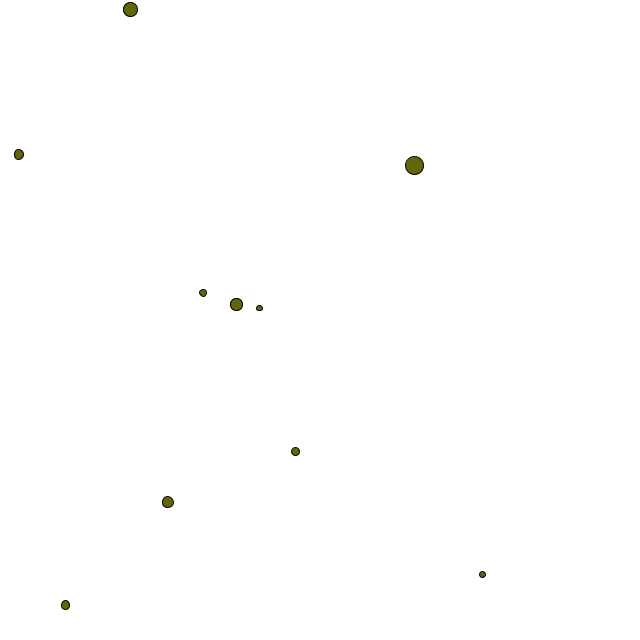
Frame 1 (no input)
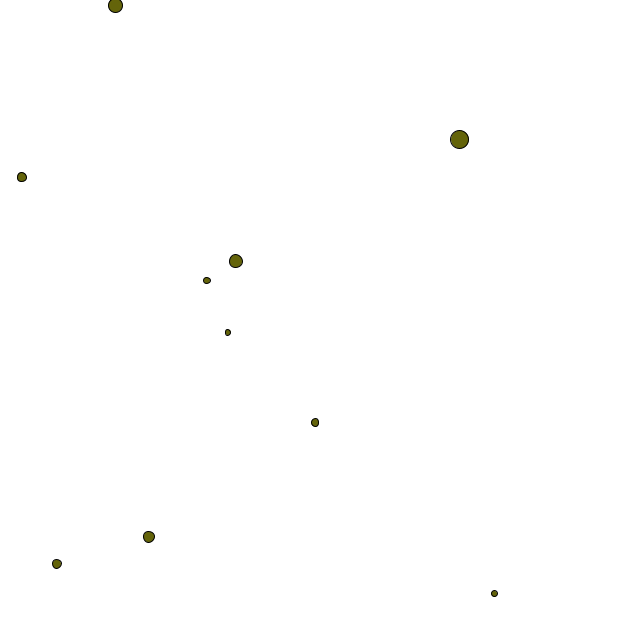
Frame 60 (the mouse pressed at the canvas centre just before this capture)
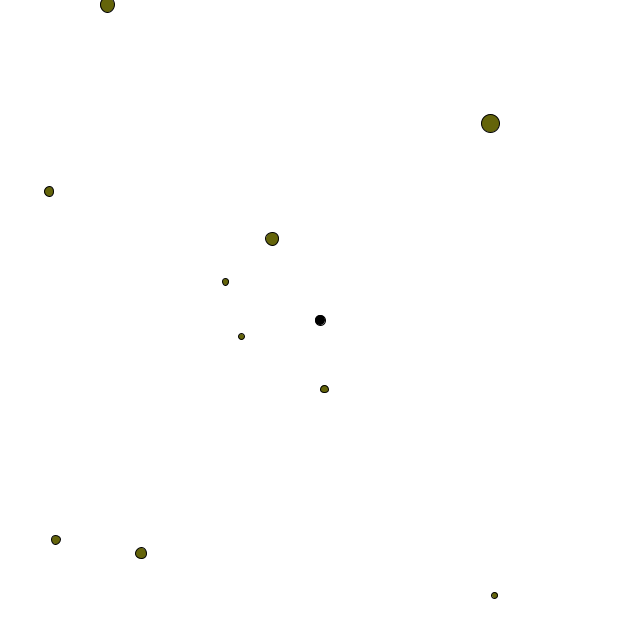
Frame 120 (the mouse held since frame 60 and released just before this capture)

The Processing sketch that drew these frames (run headless with seeded random() and noise(); from frame 60 on, the mouse is pressed at the canvas centre):

// Processing sketch: FunStuff
// ── FunStuff.pde
class BlackHole {
  PVector location;
  BlackHole(float x, float y) {
    location = new PVector(x,y);
  }
 
  void attract(Population p) {
    for(Thing a : p.things) {
        float dist = PVector.dist(location, a.location);
        dist = dist < 0.001 ? 0.001 : dist;
        float G = 10 / (dist * dist);
       a.applyForce(PVector.mult(PVector.sub(location, a.location),G)); 
    }
  }
  
  void draw() {
    fill(0);
    rectMode(CENTER);
    ellipse(location.x, location.y, 10, 10);
  }
  
  void consume(Population p) {
  }
}

class Population {
  ArrayList<Thing> things;
  Population(ArrayList<Thing> things) {
    this.things = things;
  }



  void draw() {
    for (Thing example : things) {
      example.draw();
    }
  }


  void update() {
    for (Thing example : things) {
      example.update();
      
      for(Thing other : things) {
        if(PVector.dist(other.location, example.location) < example.mass/2 + other.mass/2) {
          other.applyForce(PVector.sub(other.location, example.location));
        }
      }
      
    }
    //applyRandomForces();
  }



  void applyRandomForces() {
    for (Thing example : things) {
      example.applyForce(new PVector(random(-1, 1), random(-1, 1)));
    }
  }
}

class Thing {
  PVector location;
  PVector velocity;
  PVector acceleration;
  float mass;

  Thing(float x, float y) {
    location = new PVector(x, y);
    velocity = new PVector(random(-1, 1), random(-1, 1));
    acceleration = new PVector(0, 0);
    mass = random(5, 20);
  }

  void draw() {
    fill(100, 100, 10);
    rectMode(CENTER);
    ellipse(location.x, location.y, mass, mass);
  }

  void update() {
    velocity.add(acceleration);
    acceleration.mult(0);
    location.add(velocity);
    checkEdges();
    applyForce(PVector.mult(velocity, -0.1));
  }

  void checkEdges() {
    if (location.x > width || location.x < 0) {
      velocity.x *= -1;
    }

    if (location.y > height || location.y < 0) {
      velocity.y *= -1;
    }
  }


  void applyForce(PVector force) {
    acceleration.add(PVector.div(force, mass));
  }
}


Population population;
ArrayList<BlackHole> blackholes = new ArrayList<BlackHole>();

void setup() {
  size(640, 640);
  
  ArrayList<Thing> things = new ArrayList<Thing>();
  for (int i = 0; i < 10; i++)
    things.add(new Thing(random(width), random(height)));
  
  population = new Population(things);
}

void mousePressed() {
   blackholes.add(new BlackHole(mouseX, mouseY)); 
}

void draw() {
  background(255);
  for(BlackHole b : blackholes) {
     b.draw();
    b.attract(population);
  }
   
  population.update();
  population.draw();
}
